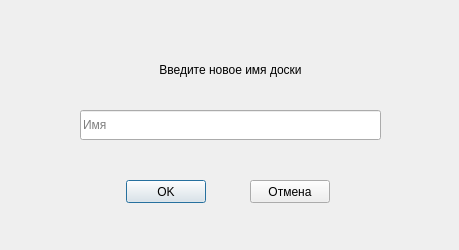
<?xml version="1.0" encoding="UTF-8"?>
<ui version="4.0">
 <class>Dialog</class>
 <widget class="QDialog" name="Dialog">
  <property name="geometry">
   <rect>
    <x>0</x>
    <y>0</y>
    <width>459</width>
    <height>250</height>
   </rect>
  </property>
  <property name="windowTitle">
   <string>Dialog</string>
  </property>
  <widget class="QLineEdit" name="nameInput">
   <property name="geometry">
    <rect>
     <x>80</x>
     <y>110</y>
     <width>301</width>
     <height>30</height>
    </rect>
   </property>
   <property name="cursor">
    <cursorShape>IBeamCursor</cursorShape>
   </property>
   <property name="contextMenuPolicy">
    <enum>Qt::ActionsContextMenu</enum>
   </property>
   <property name="acceptDrops">
    <bool>false</bool>
   </property>
   <property name="alignment">
    <set>Qt::AlignLeading|Qt::AlignLeft|Qt::AlignVCenter</set>
   </property>
   <property name="placeholderText">
    <string>Имя</string>
   </property>
   <property name="cursorMoveStyle">
    <enum>Qt::LogicalMoveStyle</enum>
   </property>
   <property name="clearButtonEnabled">
    <bool>true</bool>
   </property>
   <property name="class" stdset="0">
    <string>textInput</string>
   </property>
  </widget>
  <widget class="QLabel" name="headerText">
   <property name="geometry">
    <rect>
     <x>10</x>
     <y>50</y>
     <width>441</width>
     <height>40</height>
    </rect>
   </property>
   <property name="layoutDirection">
    <enum>Qt::LeftToRight</enum>
   </property>
   <property name="text">
    <string>Введите новое имя доски</string>
   </property>
   <property name="alignment">
    <set>Qt::AlignCenter</set>
   </property>
   <property name="class" stdset="0">
    <string>regularText</string>
   </property>
  </widget>
  <widget class="QPushButton" name="okButton">
   <property name="geometry">
    <rect>
     <x>126</x>
     <y>180</y>
     <width>80</width>
     <height>23</height>
    </rect>
   </property>
   <property name="cursor">
    <cursorShape>PointingHandCursor</cursorShape>
   </property>
   <property name="text">
    <string>OK</string>
   </property>
   <property name="class" stdset="0">
    <string>whiteButton</string>
   </property>
  </widget>
  <widget class="QPushButton" name="cancelButton">
   <property name="geometry">
    <rect>
     <x>250</x>
     <y>180</y>
     <width>80</width>
     <height>23</height>
    </rect>
   </property>
   <property name="cursor">
    <cursorShape>PointingHandCursor</cursorShape>
   </property>
   <property name="text">
    <string>Отмена</string>
   </property>
   <property name="class" stdset="0">
    <string>redButton</string>
   </property>
  </widget>
 </widget>
 <resources/>
 <connections/>
</ui>
